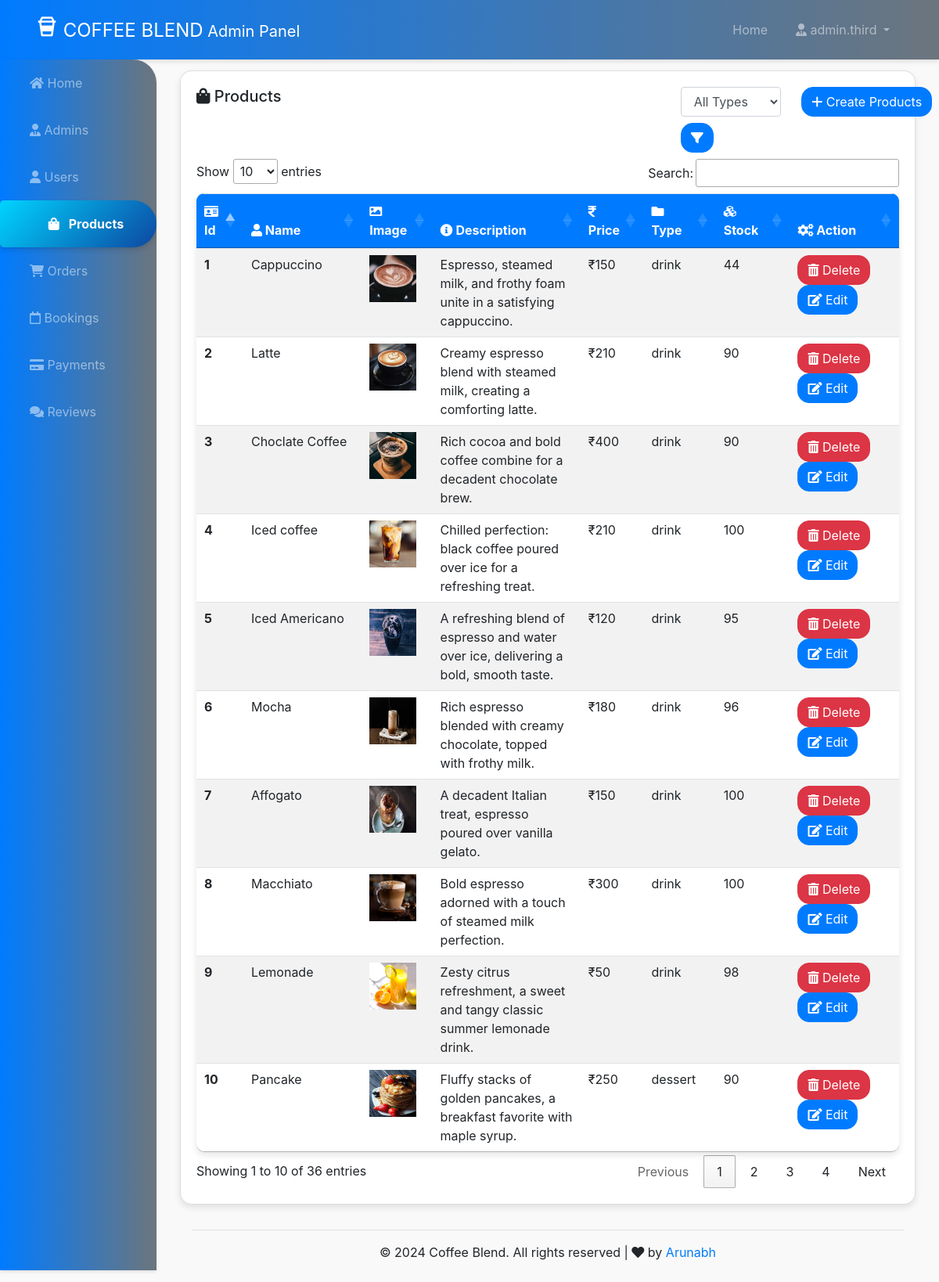
/admin-panel/products-admins/show-products.php (signed in), run on an earlier commit of the app's database.
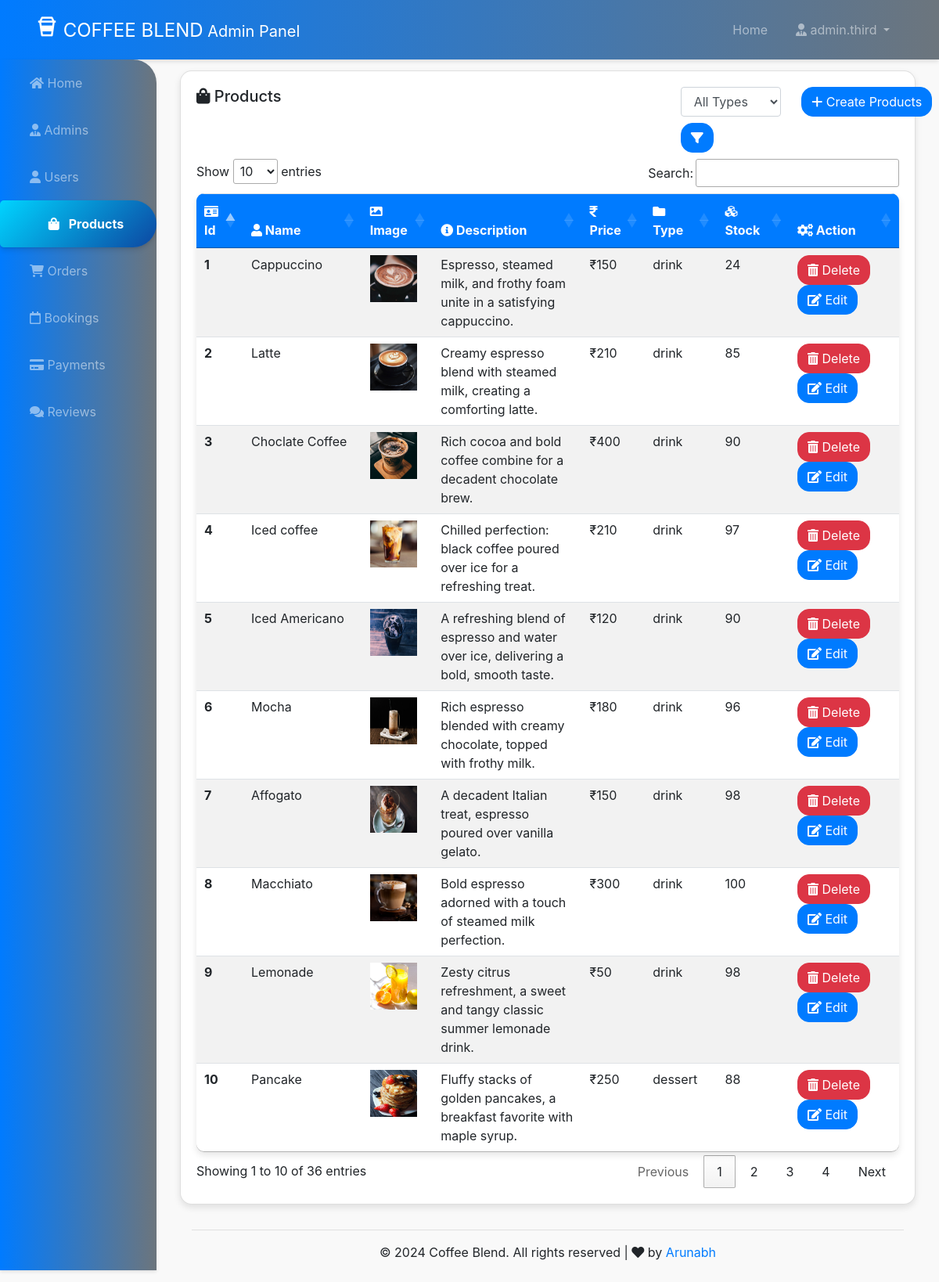
And on a later commit of the database.
### tables this page shows
CREATE TABLE `products` (
  `id` int(10) NOT NULL,
  `name` varchar(200) NOT NULL,
  `image` varchar(200) NOT NULL,
  `description` varchar(200) NOT NULL,
  `price` int(10) NOT NULL,
  `type` varchar(200) NOT NULL,
  `stock_quantity` int(10) NOT NULL,
  `created_at` timestamp NOT NULL DEFAULT current_timestamp()
);

### admin-panel/products-admins/show-products.php (the view, shortened to what this page needs)
<?php require "../layouts/header.php"; ?>
<?php require "../../config/config.php"; ?>
<?php
$query = "SELECT * FROM products WHERE 1";
$products = $conn->prepare($query);
$products->execute();
$allProducts = $products->fetchAll(PDO::FETCH_OBJ);
?>
<link rel="stylesheet" href="https://cdnjs.cloudflare.com/ajax/libs/font-awesome/6.5.1/css/all.min.css" />
<link rel="stylesheet" type="text/css" href="https://cdn.datatables.net/1.11.5/css/jquery.dataTables.css">
<div class="row">
    <div class="col">
        <div class="card">
            <div class="card-body">
                <div class="row mb-12">
                    <div class="col-md-8">
                        <h5 class="card-title mb-4 d-inline"><i class="fas fa-shopping-bag"></i> Products</h5>
                    </div>
                    <div class="col-md-2 text-right">
                        <form action="" method="GET" class="form-inline">
                            <div class="form-group mb-2 mr-1">
                                <select class="form-control" id="productType" name="productType">
                                    <option value="">All Types</option>
                                </select>
                            </div>
                            <button type="submit" class="btn btn-primary mb-2"><i class="fa-solid fa-filter"></i></button>
                        </form>
                    </div>
                    <div class="col-md-2 text-right">
                        <a href="create-products.php" class="btn btn-primary mb-4"><i class="fa-solid fa-plus"></i> Create Products</a>
                    </div>
                </div>
                <table id="productTable" class="table table-striped table-hover">
                    <thead>
                        <tr>
                            <th scope="col"><i class="fas fa-id-card"></i> Id</th>
                            <th scope="col"><i class="fas fa-user"></i> Name</th>
                            <th scope="col"><i class="fas fa-image"></i> Image</th>
                            <th scope="col"><i class="fas fa-info-circle"></i> Description</th>
                            <th scope="col"><i class="fas fa-rupee-sign"></i> Price</th>
                            <th scope="col"><i class="fas fa-folder"></i> Type</th>
                            <th scope="col"><i class="fas fa-cubes"></i> Stock</th>
                            <th scope="col"><i class="fas fa-cogs"></i> Action</th>
                        </tr>
                    </thead>
                    <tbody>
                        <?php foreach ($allProducts as $product) : ?>
                            <tr <?php echo ($product->stock_quantity <= 10) ? 'class="text-danger"' : ''; ?>>
                                <th scope="row"><?php echo $product->id; ?></th>
                                <td <?php echo ($product->stock_quantity <= 10) ? 'class="text-danger"' : ''; ?>><?php echo $product->name; ?></td>
                                <td <?php echo ($product->stock_quantity <= 10) ? 'class="text-danger"' : ''; ?>><img src="images/<?php echo $product->image; ?>" style="width: 60px; height:60px;"></td>
                                <td style="max-width: 300px; overflow: hidden; text-overflow: ellipsis;"<?php echo ($product->stock_quantity <= 10) ? 'class="text-danger"' : ''; ?>><?php echo $product->description; ?></td>
                                <td <?php echo ($product->stock_quantity <= 10) ? 'class="text-danger"' : ''; ?>>₹<?php echo $product->price; ?></td>
                                <td <?php echo ($product->stock_quantity <= 10) ? 'class="text-danger"' : ''; ?>><?php echo $product->type; ?></td>
                                <td <?php echo ($product->stock_quantity <= 10) ? 'class="text-danger"' : ''; ?>>
                                    <?php
                                        if ($product->stock_quantity == 0) {
                                            echo '<span style="animation: blinker 1s linear infinite;"><strong>Out of Stock</strong></span>';
                                        } else if ($product->stock_quantity <= 10) {
                                            echo '<strong>Stock Low :</strong> <span class="text-danger">' . $product->stock_quantity . '</span>';
                                        } else {
                                            echo $product->stock_quantity;
                                        }
                                    ?>
                                </td>
                                <td>
                                    <a href="delete-products.php?id=<?php echo $product->id; ?>" class="btn btn-danger text-center"><i class="fas fa-trash-alt"></i> Delete</a>
                                    <a href="edit-products.php?id=<?php echo $product->id; ?>" class="btn btn-primary"><i class="fas fa-edit"></i> Edit</a>
                                </td>
                            </tr>
                        <?php endforeach; ?>
                    </tbody>
                </table>
            </div>
        </div>
    </div>
</div>
<?php require "../layouts/footer.php"; ?>

### admin-panel/layouts/header.php (shortened to what this page needs)
<!DOCTYPE html>
<html lang="en">
<head>
    <link href="http://maxcdn.bootstrapcdn.com/bootstrap/4.0.0/css/bootstrap.min.css" rel="stylesheet">
    <link rel="stylesheet" href="https://cdnjs.cloudflare.com/ajax/libs/font-awesome/6.5.1/css/all.min.css" />
    <link href="<?php echo ADMINURL; ?>/styles/style.css" rel="stylesheet">
    <link href='https://unpkg.com/boxicons@2.1.4/css/boxicons.min.css' rel='stylesheet'>
</head>
<body>
<div id="wrapper">
    <nav class="navbar header-top fixed-top navbar-expand-lg  navbar-dark bg-dark">
      <div class="container">
      <a class="navbar-brand" href="<?php echo ADMINURL; ?>"><i class='bx bx-coffee-togo' style='font-size: 1.5em;'></i> <span class="coffee-blend-text" style='font-size: 1.2em;'>COFFEE BLEND</span> Admin Panel</a>
      <div class="collapse navbar-collapse" id="navbarText">
        <?php if(isset($_SESSION['admin_name'])) : ?>
        <ul class="navbar-nav side-nav" >
          <li class="nav-item <?php echo basename($_SERVER['PHP_SELF']) == 'index.php' ? 'active' : ''; ?>">
            <a class="nav-link" style="margin-left: 20px;" href="<?php echo ADMINURL; ?>"><i class="fas fa-home"></i> Home
            </a>
          </li>
          <li class="nav-item <?php echo basename($_SERVER['PHP_SELF']) == 'admins.php' ? 'active' : ''; ?>">
              <a class="nav-link" href="<?php echo ADMINURL; ?>/admins/admins.php" style="margin-left: 20px;"><i class="fa-solid fa-user-tie"></i> Admins</a>
          </li>
          <li class="nav-item <?php echo basename($_SERVER['PHP_SELF']) == 'users.php' ? 'active' : ''; ?>">
              <a class="nav-link" href="<?php echo ADMINURL; ?>/users/users.php" style="margin-left: 20px;"><i class="fa-solid fa-user"></i> Users</a>
          </li>
          <li class="nav-item <?php echo basename($_SERVER['PHP_SELF']) == 'show-products.php' ? 'active' : ''; ?>">
              <a class="nav-link" href="<?php echo ADMINURL; ?>/products-admins/show-products.php" style="margin-left: 20px;"><i class="fas fa-shopping-bag"></i> Products</a>
          </li>
          <li class="nav-item <?php echo basename($_SERVER['PHP_SELF']) == 'show-orders.php' ? 'active' : ''; ?>">
              <a class="nav-link" href="<?php echo ADMINURL; ?>/orders-admins/show-orders.php" style="margin-left: 20px;"><i class="fa-solid fa-cart-shopping"></i> Orders</a>
          </li>
          <li class="nav-item <?php echo basename($_SERVER['PHP_SELF']) == 'show-bookings.php' ? 'active' : ''; ?>">
              <a class="nav-link" href="<?php echo ADMINURL; ?>/bookings-admins/show-bookings.php" style="margin-left: 20px;"><i class="far fa-calendar"></i> Bookings</a>
          </li>
          <li class="nav-item <?php echo basename($_SERVER['PHP_SELF']) == 'show-payments.php' ? 'active' : ''; ?>">
              <a class="nav-link" href="<?php echo ADMINURL; ?>/payments-admin/show-payments.php" style="margin-left: 20px;"><i class="fas fa-credit-card"></i> Payments</a>
          </li>
          <li class="nav-item <?php echo basename($_SERVER['PHP_SELF']) == 'show_reviews.php' ? 'active' : ''; ?>">
              <a class="nav-link" href="<?php echo ADMINURL; ?>/reviews-admins/show_reviews.php" style="margin-left: 20px;"><i class="fas fa-comments"></i> Reviews</a>
          </li>
        </ul>
        <?php endif; ?>
        <ul class="navbar-nav ml-md-auto d-md-flex">
            <?php if(isset($_SESSION['admin_name'])) : ?>
          <li class="nav-item">
            <a class="nav-link" href="<?php echo ADMINURL; ?>">Home
            </a>
          </li>
          <li class="nav-item dropdown">
            <a class="nav-link  dropdown-toggle" href="#" id="navbarDropdown" role="button" data-toggle="dropdown" aria-haspopup="true" aria-expanded="false">
            <i class="fa-solid fa-user-tie"></i> <?php echo $_SESSION['admin_name']; ?>
            </a>
          </li>
          <?php endif; ?>
        </ul>
      </div>
    </div>
    </nav>
    <div class="container-fluid">

### admin-panel/layouts/footer.php
<link rel="stylesheet" href="https://cdnjs.cloudflare.com/ajax/libs/font-awesome/5.15.4/css/all.min.css">
<div id="footer">
    <div class="container">
        <div class="row">
            <div class="col-md-4">
            </div>
            <div class="col-md-4">
            </div>
            <div class="col-md-4">
            </div>
        </div>
        <div class="row">
            <div class="col-md-12 text-center">
                <hr>
                <p>&copy; 2024 Coffee Blend. All rights reserved | <i class="fas fa-heart"></i> by <a href="https://github.com/Arunabh97" target="_blank">Arunabh</a></p>
            </div>
        </div>
    </div>
</div>

### admin-panel/styles/style.css (style rules this page uses)
body { background:#f9f9f9; }
#wrapper { padding:90px 15px; }
.navbar-expand-lg .navbar-nav.side-nav { flex-direction: column; }
.card { margin-bottom: 15px; border-radius:0; box-shadow: 0 3px 5px rgba(0,0,0,.1); }
.header-top { box-shadow: 0 3px 5px rgba(0,0,0,.1) }
@media (min-width:992px) { #wrapper { margin-left: 200px;padding: 90px 15px 15px; } }
@media (min-width:992px) { .navbar-nav.side-nav { background: #585f66;box-shadow: 2px 1px 2px rgba(0,0,0,.1);position:fixed;top:56px;flex-direction: column!important;left:0;width:200px;overflow-y:auto;bottom:0;overflow-x:hidden;padding-bottom:40px } }

### admin-panel/layouts/header.php (style rules this page uses)
.navbar { background: linear-gradient(to right, #007bff, #6c757d); }
.navbar-nav.side-nav { background: linear-gradient(to right, #007bff, #6c757d); margin: 20px 0; border-top-right-radius: 30px; box-shadow: 0 2px 4px rgba(0, 0, 0, 0.1); }
.nav-item { padding: 10px; margin: 0; border-radius: 5px; transition: background-color 0.3s ease; }
.nav-item.active { background: linear-gradient(135deg, #00d4ff, #0d47a1); padding: 10px 15px; border-radius: 5px; border-top-right-radius: 30px; border-bottom-right-radius: 30px; box-shadow: 0 4px 6px rgba(0, 0, 0, 0.1), 0 1px 3px rgba(0, 0, 0, 0.08); color: white; font-size: 16px; font-weight: bold; text-align: center; text-decoration: none; transition: background-color 0.3s ease, box-shadow 0.3s ease; }
.nav-item.active i { margin-right: 8px; }

### admin-panel/products-admins/show-products.php (style rules this page uses)
.card { border-radius: 15px; box-shadow: 0 4px 8px rgba(0, 0, 0, 0.1); }
.table { border-radius: 10px; overflow: hidden; box-shadow: 0 4px 8px rgba(0, 0, 0, 0.1); }
.table thead th { background-color: #007bff; color: #fff; }
.btn { border-radius: 15px; }

What changed in the data, as far as the page shows it:
changed products "Cappuccino": stock_quantity "44" → "24"
changed products "Latte": stock_quantity "90" → "85"
changed products "Iced coffee": stock_quantity "100" → "97"
changed products "Iced Americano": stock_quantity "95" → "90"
changed products "Affogato": stock_quantity "100" → "98"
changed products "Pancake": stock_quantity "90" → "88"
